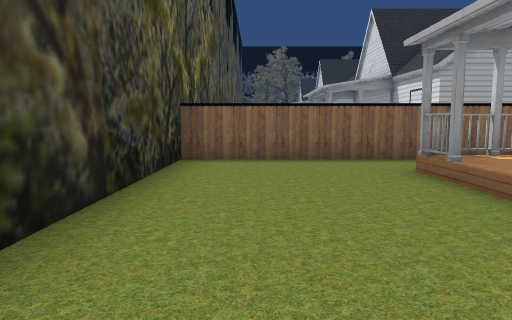
view 1 (above)

24 first-person views from a walk through a 3-D level made in the Unity game engine. The camera is 1.3 m above the floor, tilts 6° down and sees 70° across. The floor is counted in squares, 2 m on a side. Each view is taken from the middle of a square. On the plan, view 1 faces up. The plan holds only what a view shows up to about 11 squares ahead; the rest is blank. The place goes on beyond the plan. The player is left out. Door leaves are left out, so doorways stand open.

view 2
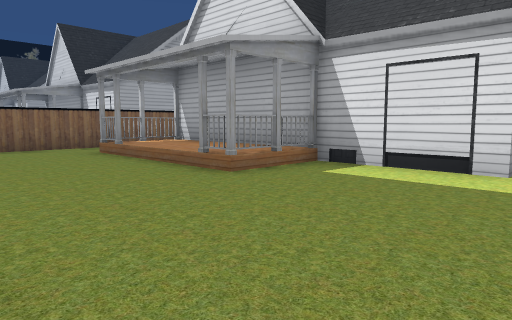

view 3
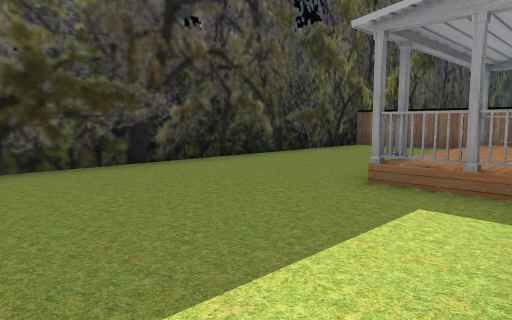

view 4
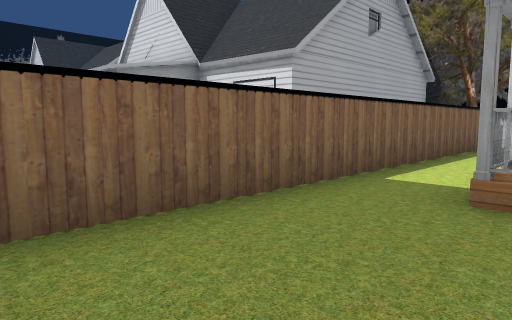

view 5
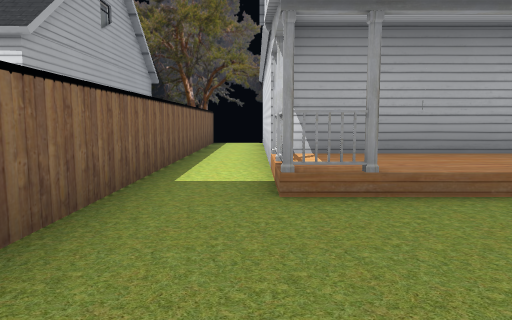

view 6
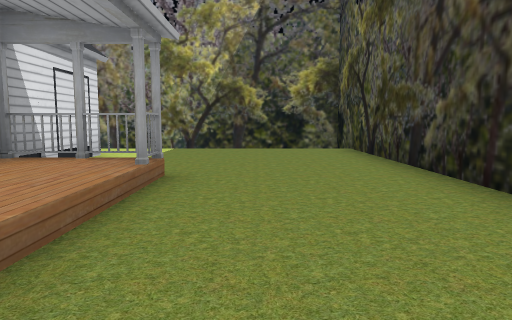

view 7
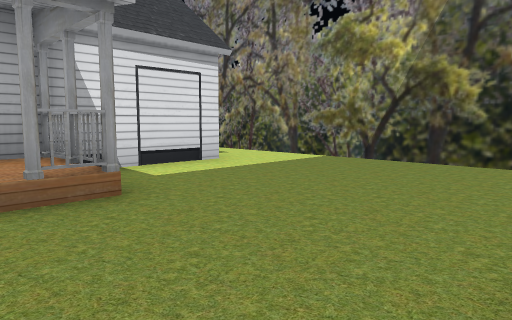

view 8
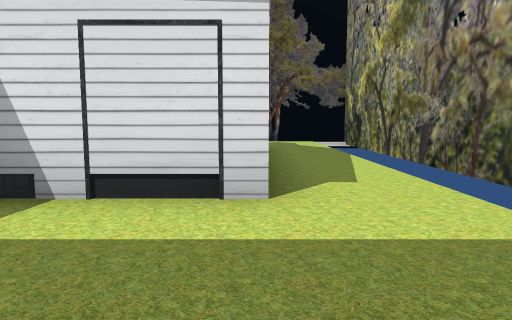

view 9
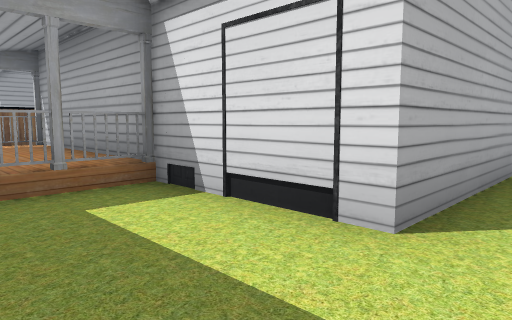

view 10
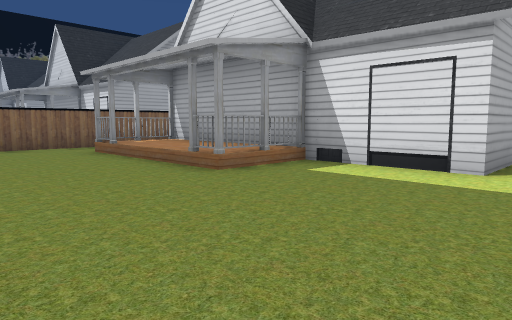

view 11
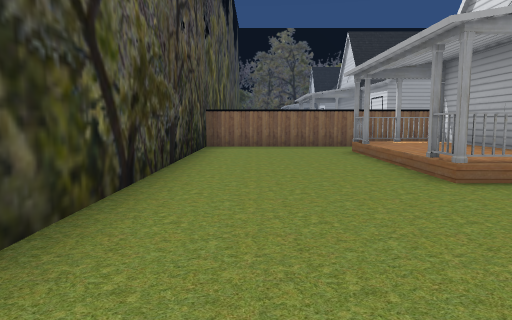

view 12
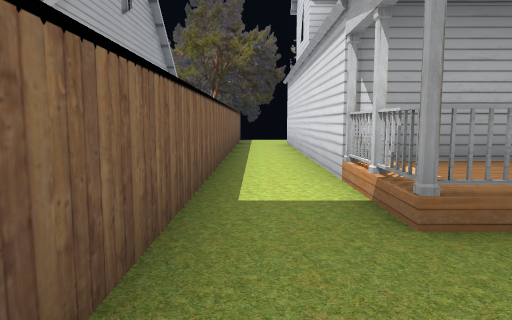

view 13
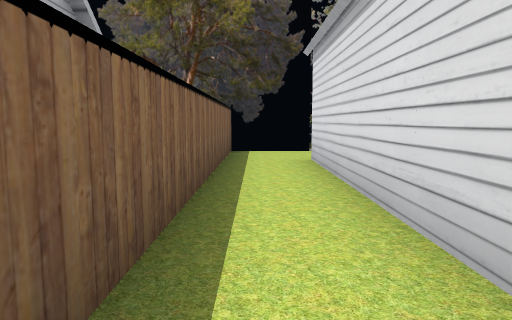

view 14
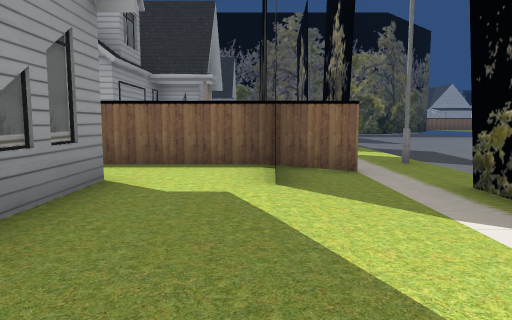

view 15
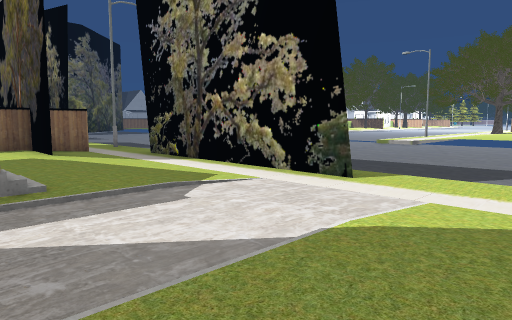

view 16
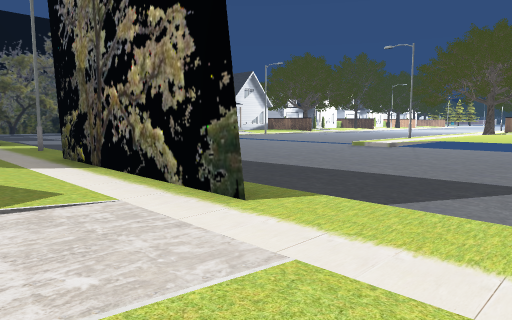

view 17
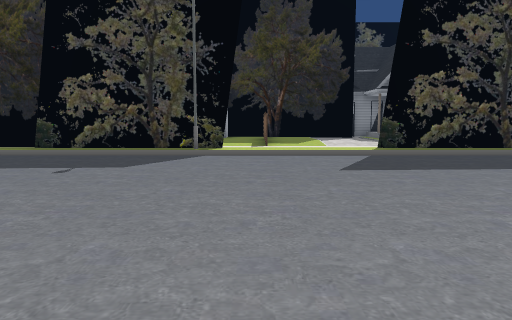

view 18
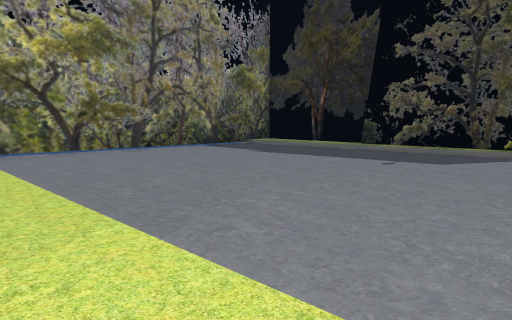

view 19
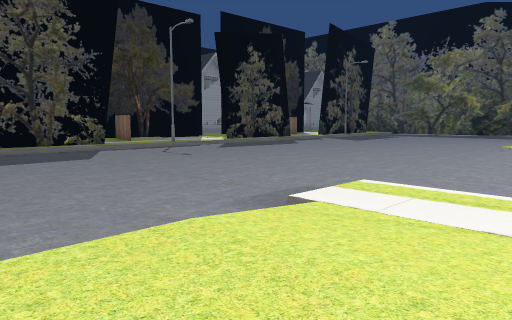

view 20
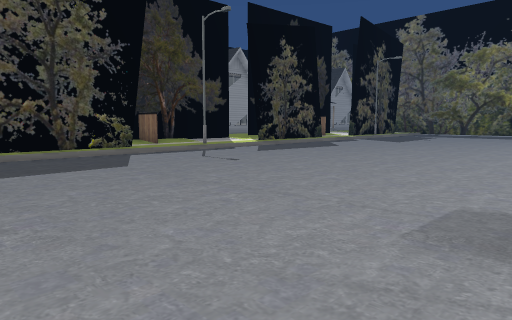

view 21
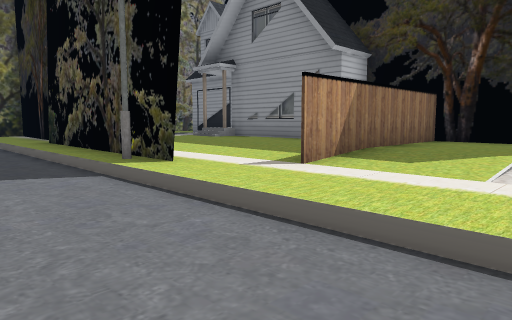

view 22
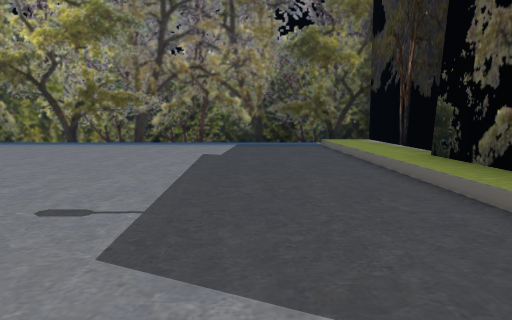

view 23
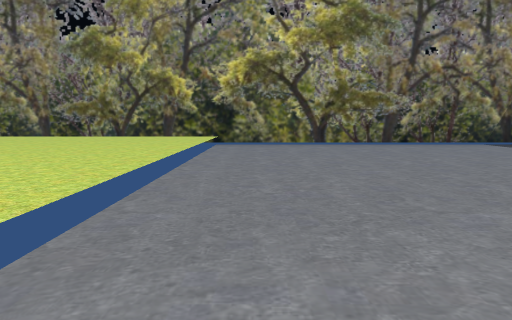

view 24
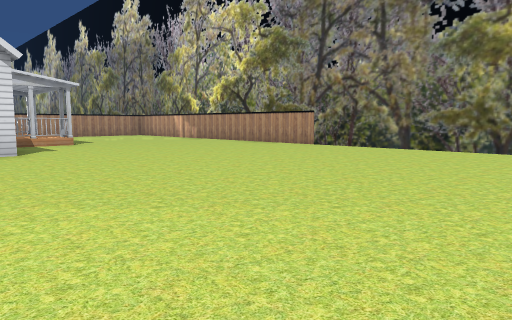

### Floor plan
Key: @ floor where view 1 was taken; # wall or solid block; . main floor; : floor 0.25 m higher than the main floor; + floor 0.5 m higher than the main floor; * floor 1 m higher than the main floor; / step, stairs or slope; O other object.
Columns run from 2 left of view 1 to 38 right of it. Each row starts with its distance up from view 1.
 23                  O       .../
 22             OO   O ...  ....:
 21             O    O/... .....:
 20             O  O :/.........:
 19             O  O :/.........:
 18                O :#.........::
 17 ###############O#:/.........::
 16 #++++++++++++++O::/.........::
 15 #+++OOO##OOO##+O::/.........::
 14 #+++/ O      O++:O/.........::
 13 #+++/ O      O++:O/........./::
 12 #+++/ O      O++:O/........./++
 11 #+++OO#       /+:O/........./++
 10 #+++++O      +++:O/........./++
  9 #+++++O     O+++::/........./
  8  +++++OO   OO+++::/........
  7  ++++       O+++::/........
  6 ############O####:/........./+
  5 #+++///+++++O  +:: ........./+
  4 #+++O O     OO++:O#........./++++
  3 #+++/ O      O++:O/........./++++++++#
  2 #+++/ O      O++:O/........./+++++++++++O
  1 #+++O*#       /+ O/........./+++++++++++O
  0 #+@+++O          O/........./++++++++++++
 -1 #+++++O          O/........./++++++++++++
 -2 #+++++OO## O     O/........./+++++++++++
 -3 #+++++++++++     O/........./++++++++++
 -4 ##               O/........./+++++++++
 -5                  O/..........########
 -6                   ############

Where each view was taken, in squares from view 1:
view 1: 0 up, 0 right, facing up
view 2: 3 down, 1 left, facing up-right
view 3: 3 down, 4 right, facing up-left
view 4: 4 up, 1 left, facing up-right
view 5: 5 up, 1 left, facing right
view 6: 5 up, 1 right, facing down
view 7: 2 up, 1 left, facing down-right
view 8: 2 down, 1 right, facing right
view 9: 3 down, 2 right, facing up-right
view 10: 7 up, 1 left, facing up-right
view 11: 7 up, 0 right, facing up
view 12: 16 up, 0 right, facing right
view 13: 16 up, 5 right, facing right
view 14: 11 up, 13 right, facing up
view 15: 7 up, 11 right, facing up-right
view 16: 7 up, 13 right, facing up-right
view 17: 6 up, 26 right, facing left
view 18: 6 up, 27 right, facing down-left
view 19: 10 up, 28 right, facing up-left
view 20: 10 up, 26 right, facing up-left
view 21: 9 up, 18 right, facing down-left
view 22: 5 up, 18 right, facing down
view 23: 5 up, 25 right, facing down
view 24: 4 up, 27 right, facing down-right
